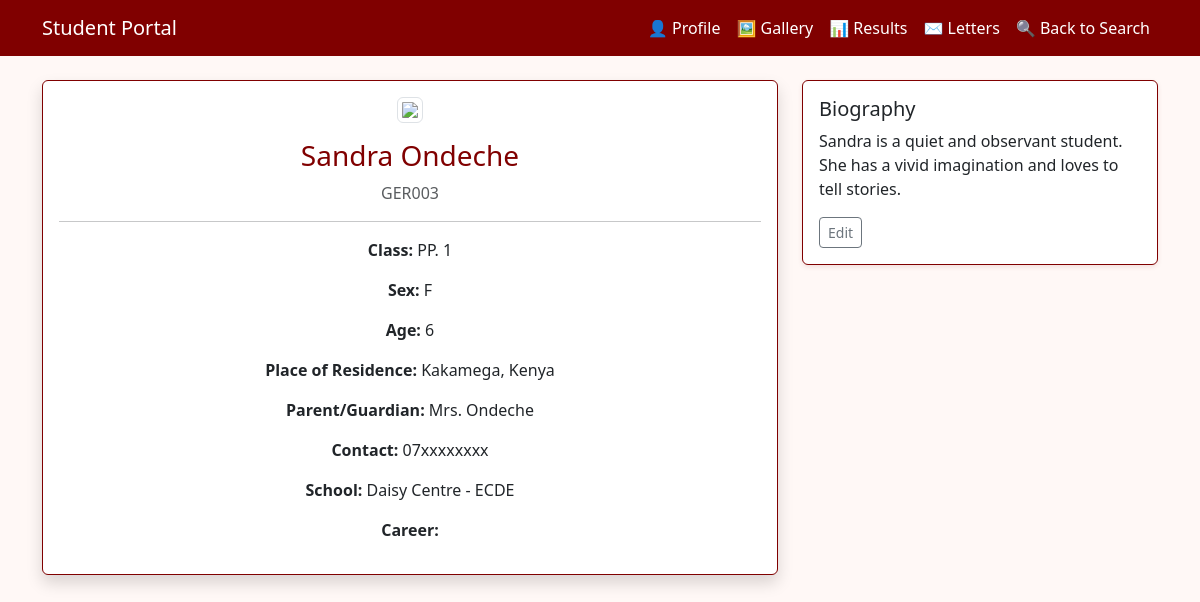
The page /profile/GER003 on the database its author committed.
### tables this page shows
CREATE TABLE biographies (
            adm_no TEXT PRIMARY KEY,
            biography TEXT
        );

### app.py (the view)
@app.route('/profile/<adm_no>')
def profile(adm_no):
    st = students_data.get(adm_no)
    if not st:
        flash('Student not found', 'error')
        return redirect(url_for('index'))
    bio = get_bio(adm_no)
    if bio:
        st = dict(st)  # don't mutate cache row
        st['Small Biography'] = bio
    result_images = get_uploads(adm_no, 'result')
    return render_template('profile.html', student=st, results=[], result_images=result_images)

### app.py (called while the page is built)
def get_conn():
    return sqlite3.connect(DB_PATH, detect_types=sqlite3.PARSE_DECLTYPES, check_same_thread=False)

def get_bio(adm_no: str):
    conn = get_conn()
    c = conn.cursor()
    c.execute("SELECT biography FROM biographies WHERE adm_no=?", (adm_no,))
    row = c.fetchone()
    conn.close()
    return row[0] if row else None

def get_uploads(adm_no: str, kind: str):
    conn = get_conn()
    c = conn.cursor()
    c.execute(
        "SELECT id, url, public_id, note, filename, created_at FROM uploads WHERE adm_no=? AND kind=? ORDER BY created_at DESC",
        (adm_no, kind),
    )
    rows = c.fetchall()
    conn.close()
    return [
        {
            "id": r[0],
            "url": r[1],
            "public_id": r[2],
            "note": r[3] or "",
            "filename": r[4] or "",
            "created_at": r[5],
        }
        for r in rows
    ]

### templates/profile.html (shortened to what this page needs)
<!DOCTYPE html>
<html lang="en">
<head>
  <link href="https://cdn.jsdelivr.net/npm/bootstrap@5.3.3/dist/css/bootstrap.min.css" rel="stylesheet">
  <link rel="stylesheet" href="{{ url_for('static', filename='style.css') }}">
</head>
<body>
  <nav class="navbar navbar-expand-lg navbar-dark bg-maroon mb-4">
    <div class="container">
      <a class="navbar-brand" href="#">Student Portal</a>
      <div class="collapse navbar-collapse" id="navbarNav">
        <ul class="navbar-nav ms-auto">
          <li class="nav-item">
            <a class="nav-link active" href="{{ url_for('profile', adm_no=student['Admission Number']) }}">👤 Profile</a>
          </li>
          <li class="nav-item">
            <a class="nav-link" href="{{ url_for('gallery', adm_no=student['Admission Number']) }}">🖼️ Gallery</a>
          </li>
          <li class="nav-item">
            <a class="nav-link" href="{{ url_for('results', adm_no=student['Admission Number']) }}">📊 Results</a>
          </li>
          <li class="nav-item">
            <a class="nav-link" href="{{ url_for('letter', adm_no=student['Admission Number']) }}">✉️ Letters</a>
          </li>
          <li class="nav-item">
            <a class="nav-link" href="/">🔍 Back to Search</a>
          </li>
        </ul>
      </div>
    </div>
  </nav>
  <div class="container">
    <div class="row">
      <div class="col-12 col-md-8 mb-3">
        <div class="card shadow">
          <div class="card-body text-center">
            <img src="{{ url_for('static', filename=student['Photo'].replace('static/', '')) }}"
                 class="img-thumbnail mb-3 img-fluid"
                 style="max-width: 200px; height: 200px; object-fit: cover;">
            <h3>{{ student["Full Name"] }}</h3>
            <p class="text-muted">{{ student["Admission Number"] }}</p>
            <hr>
            <p><strong>Class:</strong> {{ student["Class"] }}</p>
            <p><strong>Sex:</strong> {{ student["Sex"] }}</p>
            <p><strong>Age:</strong> {{ student["Age"] }}</p>
            <p><strong>Place of Residence:</strong> {{ student["Place of Residence"] }}</p>
            <p><strong>Parent/Guardian:</strong> {{ student["Parent/Guardian Name"] }}</p>
            <p><strong>Contact:</strong> {{ student["Contact"] }}</p>
            <p><strong>School:</strong> {{ student["school"] }}</p>
            <p><strong>Career:</strong> {{ student["career aspiration"] }}</p>
          </div>
        </div>
      </div>
      <aside class="col-12 col-md-4">
        <div class="card">
          <div class="card-body">
            <h5>Biography</h5>
            <div id="bio-view">
              <p id="bio-text">{{ student["Small Biography"] or "No biography yet." }}</p>
              <button class="btn btn-outline-secondary btn-sm" onclick="toggleBioEdit(true)">Edit</button>
            </div>
          </div>
        </div>
      </aside>
    </div>
  </div>
</body>
</html>

### static/style.css (style rules this page uses)
:root { --maroon: #800000; --light-maroon: #a94442; --accent: #f8e6e6; --background-light: #fff8f6; }
body { font-family: 'Segoe UI', Tahoma, Geneva, Verdana, sans-serif; margin: 0; padding: 0; background-color: var(--background-light); color: #4b1c1c; }
.navbar { background-color: var(--maroon); }
.navbar .navbar-brand, .navbar .nav-link { color: white !important; }
h1, h2, h3, h4 { color: var(--maroon); }
.card { border: 1px solid var(--maroon); box-shadow: 0 2px 5px rgba(128, 0, 0, 0.1); }

### rows shown on the page
biographies: adm_no "GER003", biography "Sandra is a quiet and observant student. She has a vivid imagination and loves to tell stories."

### other values the page prints
{{ student["Full Name"] }} "Sandra Ondeche"
{{ student["Class"] }} "PP. 1"
{{ student["Sex"] }} "F"
{{ student["Age"] }} "6"
{{ student["Place of Residence"] }} "Kakamega, Kenya"
{{ student["Parent/Guardian Name"] }} "Mrs. Ondeche"
{{ student["Contact"] }} "07xxxxxxxx"
{{ student["school"] }} "Daisy Centre - ECDE"
